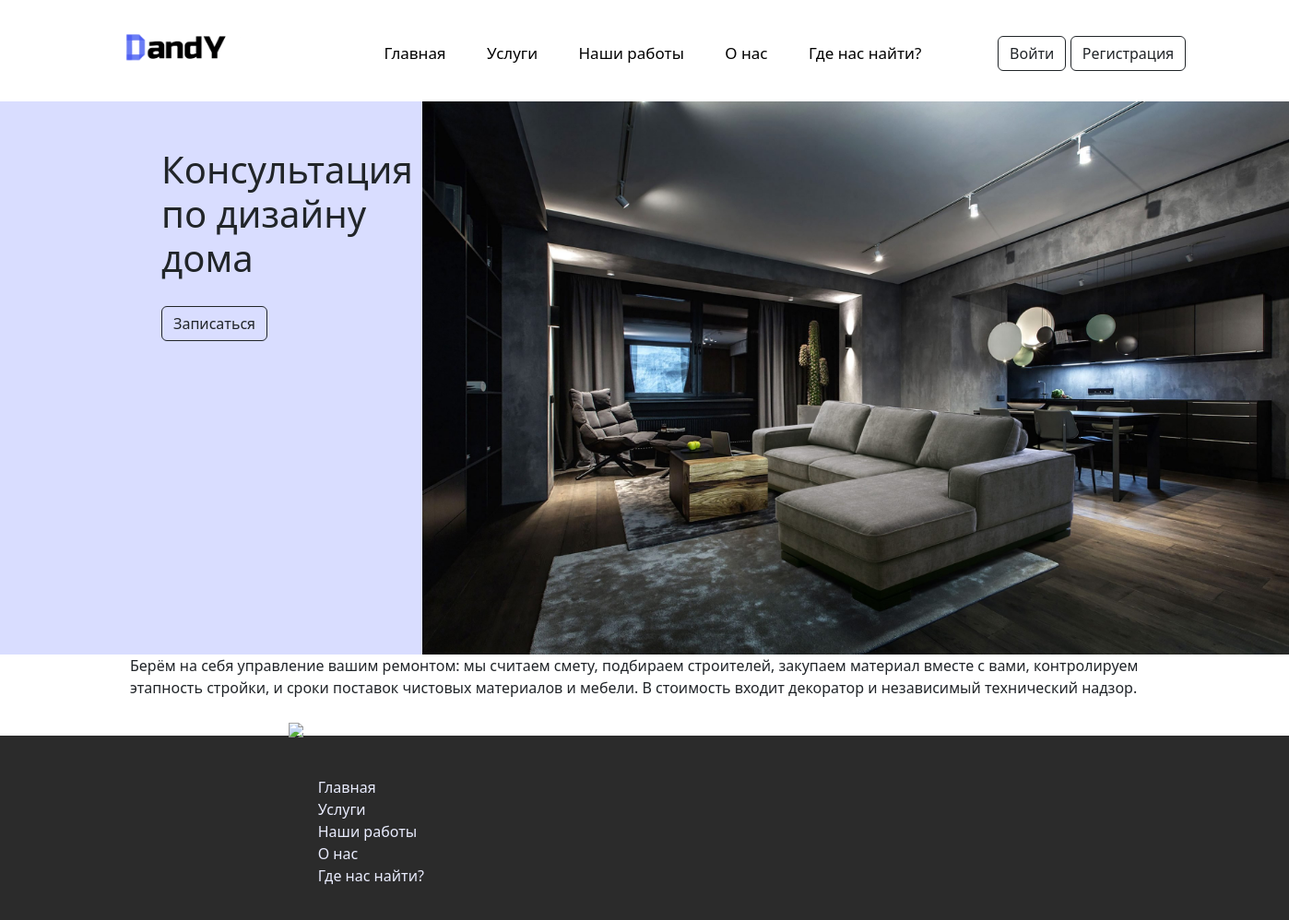
Screenshot of /examples.php?id=2 with the database file from the repository.
### tables this page shows
CREATE TABLE `services` (
  `id_services` int NOT NULL,
  `name_services` varchar(255) DEFAULT NULL,
  `price_services` varchar(255) DEFAULT NULL,
  `info_services` varchar(1000) DEFAULT NULL,
  `details_services` varchar(255) NOT NULL,
  `term_services` varchar(255) NOT NULL,
  `photo-services` varchar(2000) NOT NULL
);

### examples.php (the view, shortened to what this page needs)
<?php
require_once('header.php');
require_once('db.php');
$serviceId = isset($_GET['id']) ? $_GET['id'] : 0;
$stmt = $conn->prepare("SELECT name_services, price_services, info_services, details_services, term_services FROM services WHERE id_services = ?");
$stmt->bind_param("i", $serviceId);
$stmt->execute();
$result = $stmt->get_result();
$service = $result->fetch_assoc();
?>
<body>
    <div class=" exam_cont">
        <div class="head_examples">
            <div class="left_block">
                <h1 class="name_exam"><?php echo htmlspecialchars($service['name_services']); ?></h1>
                <a class="btn-aut btn btn-outline-dark" href="entry.php?id=<?php echo $serviceId; ?>">Записаться</a>
            </div>
            <div class="right_block">
                <img class="primer_photo" src="media/photo1.jpg" alt="" srcset="">
            </div>
        </div>
        <div class="container outline">
            <p><?php echo htmlspecialchars($service['info_services']); ?></p>
        </div>
        <div class="examples_of_work">
        </div>
    </div>
</body>
<?php require_once('footer.php'); ?>

### css/style.css (style rules this page uses)
* { margin: 0; padding: 0; box-sizing: border-box; scroll-behavior: smooth; }
.head_examples { display: flex; justify-content: space-between; margin-top: 110px; background-color: #d9ddff; }
.left_block { padding-top: 50px; padding-left: 175px; }
.primer_photo { display: block; width: 940px; height: 600px; }
.name_exam { padding-bottom: 20px; }

### rows the page displays
services: name_services "Консультация по дизайну дома", info_services "Берём на себя управление вашим ремонтом: мы считаем смету, подбираем строителей, закупаем материал вместе с вами, контролируем этапность стройки, и сроки поставок чистовых материалов и мебели. В стоимость входит декоратор и независимый технический надзор."
